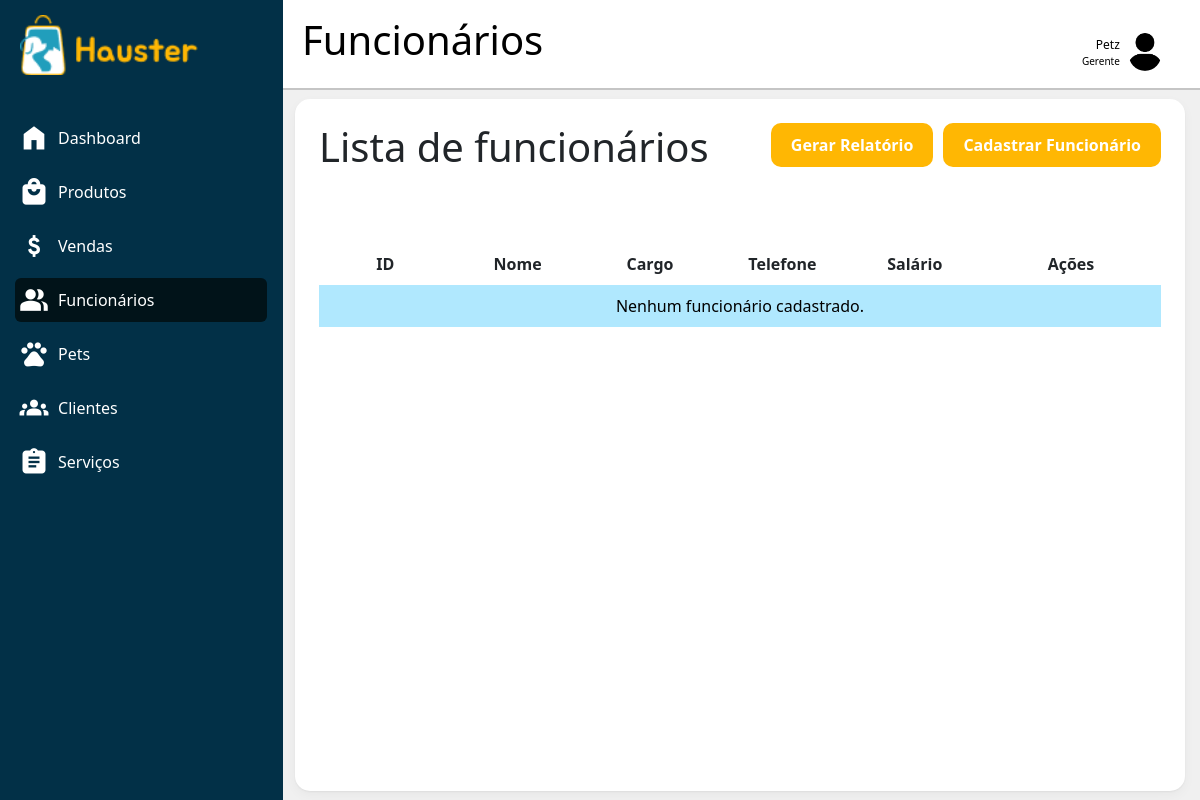
The page /dashboard.php?pagina=funcionarios (signed in) on the database as committed earlier.
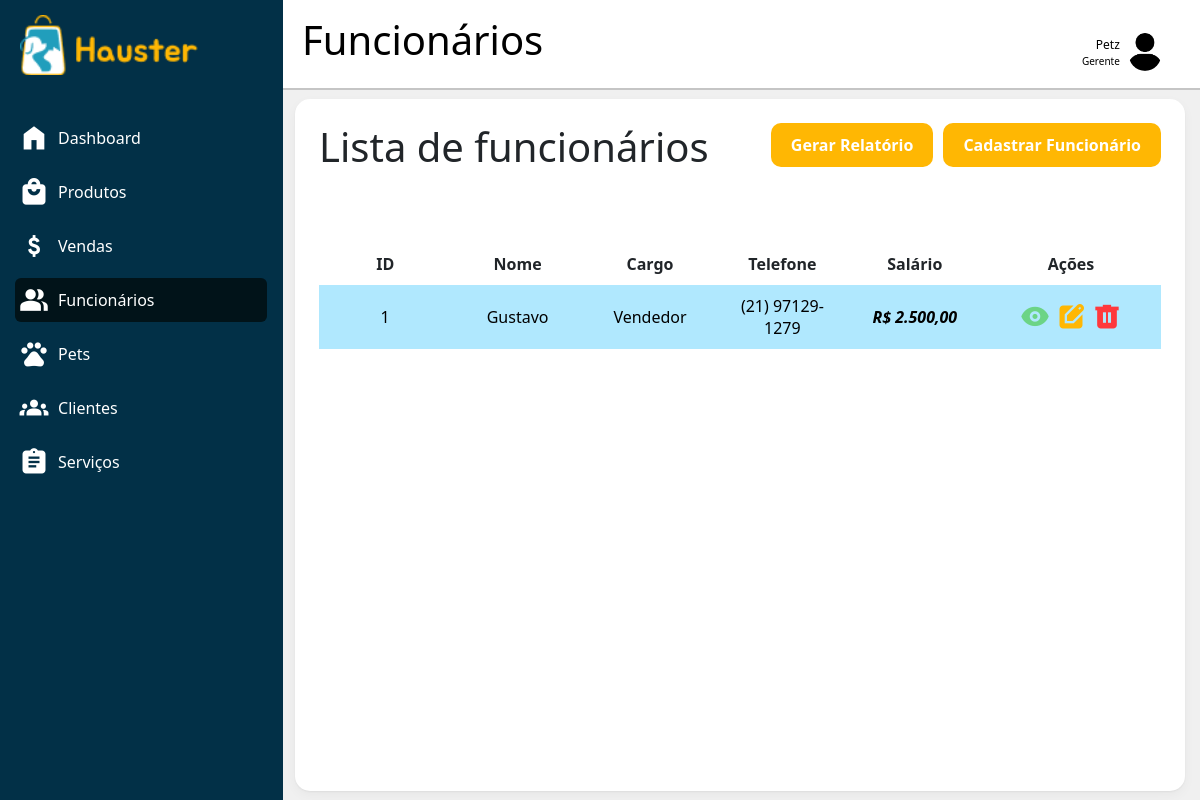
The same page on the database as committed later.
### tables this page shows
CREATE TABLE IF NOT EXISTS `funcionarios` (
  `idfuncionarios` int(11) NOT NULL AUTO_INCREMENT,
  `nome` varchar(45) NOT NULL,
  `dt_nasc` date NOT NULL,
  `salario` decimal(10,2) NOT NULL,
  `cpf` varchar(11) NOT NULL,
  `email` varchar(45) NOT NULL,
  `telefone` varchar(14) NOT NULL,
  `senha` varchar(255) NOT NULL,
  `cargos_idcargos` int(11) NOT NULL,
  `estabelecimento_idestabelecimento` int(11) NOT NULL,
  PRIMARY KEY (`idfuncionarios`),
  UNIQUE KEY `uk_funcionarios_id_cargo` (`idfuncionarios`,`cargos_idcargos`),
  KEY `fk_funcionarios_cargos_id` (`cargos_idcargos`),
  KEY `fk_funcionarios_estabelecimento_id` (`estabelecimento_idestabelecimento`),
  CONSTRAINT `fk_funcionarios_cargos` FOREIGN KEY (`cargos_idcargos`) REFERENCES `cargos` (`idcargos`) ON DELETE NO ACTION ON UPDATE NO ACTION,
  CONSTRAINT `fk_funcionarios_estabelecimento` FOREIGN KEY (`estabelecimento_idestabelecimento`) REFERENCES `estabelecimento` (`idestabelecimento`) ON DELETE CASCADE ON UPDATE NO ACTION
);

CREATE TABLE IF NOT EXISTS `cargos` (
  `idcargos` int(11) NOT NULL AUTO_INCREMENT,
  `nome` varchar(45) NOT NULL,
  PRIMARY KEY (`idcargos`)
);

### includes/permissoes.php (called while the page is built, shortened)
<?php
function e_dono(): bool
{
    return empty($_SESSION['funcionario_id']);
}
function funcionario_logado(): ?array
{
    global $conexao;
    if (e_dono()) {
        return null;
    }
    $stmt = $conexao->prepare(
        "SELECT f.idfuncionarios, f.nome, f.cargos_idcargos, c.nome AS cargo
         FROM funcionarios f
         JOIN cargos c ON c.idcargos = f.cargos_idcargos
         WHERE f.idfuncionarios = :id AND f.estabelecimento_idestabelecimento = :estab"
    );
    $stmt->execute([
        ':id'    => (int) $_SESSION['funcionario_id'],
        ':estab' => (int) ($_SESSION['estabelecimento_id'] ?? 0),
    ]);
    $cache = $stmt->fetch() ?: ['idfuncionarios' => 0, 'nome' => '', 'cargos_idcargos' => 0, 'cargo' => ''];
    return $cache;
}
function permissoes_do_usuario(): array
{
    if (e_dono()) {
        return ['*'];
    }
    return PERMISSOES_POR_CARGO[(int) funcionario_logado()['cargos_idcargos']] ?? [];
}
function pode_acessar(string $secao): bool
{
    if ($secao === 'conta') {
        return e_dono();
    }
    $permitidas = permissoes_do_usuario();
    return in_array('*', $permitidas, true) || in_array($secao, $permitidas, true);
}
function secao_da_pagina(string $pagina): string
{
    return explode('_', $pagina)[0];
}

### includes/helpers_funcionarios.php (called while the page is built, shortened)
<?php
function formatar_telefone(string $tel): string
{
    if (strlen($tel) === 11) {
        return preg_replace('/(\d{2})(\d{5})(\d{4})/', '($1) $2-$3', $tel);
    }
    return $tel;
}
function formatar_dinheiro($valor): string
{
    return 'R$ ' . number_format((float) $valor, 2, ',', '.');
}

### dashboard/funcionarios/index.php (the view, shortened to what this page needs)
<?php
include_once "includes/helpers_funcionarios.php";
$estabelecimento_id = $_SESSION['estabelecimento_id'];
$stmt = $conexao->prepare(
    "SELECT f.*, c.nome AS nome_cargo
     FROM funcionarios f
     JOIN cargos c ON c.idcargos = f.cargos_idcargos
     WHERE f.estabelecimento_idestabelecimento = :estabelecimento_id
     ORDER BY f.idfuncionarios"
);
$stmt->execute([':estabelecimento_id' => $estabelecimento_id]);
$funcionarios = $stmt->fetchAll();
?>
<main class="tabela content fundo">
    <div class="cabecalho-tabela">
        <h1 class="titulo">Lista de funcionários</h1>
        <div style="display:flex; gap:10px;">
            <a href="dashboard/funcionarios/exportar_funcionarios.php" class="btn-cadastrar">Gerar Relatório</a>
            <a href="dashboard.php?pagina=funcionarios_cadastrar" class="btn-cadastrar">Cadastrar Funcionário</a>
        </div>
    </div>
    <table class="table-sb">
        <tr class="linha">
            <th class="celulas">ID</th>
            <th class="celulas">Nome</th>
            <th class="celulas">Cargo</th>
            <th class="celulas">Telefone</th>
            <th class="celulas">Salário</th>
            <th class="celulas">Ações</th>
        </tr>
        <?php if (count($funcionarios) > 0): ?>
            <?php foreach ($funcionarios as $func): ?>
                <tr class="linha">
                    <td class="celulas"><?= htmlspecialchars($func['idfuncionarios']) ?></td>
                    <td class="celulas"><?= htmlspecialchars($func['nome']) ?></td>
                    <td class="celulas"><?= htmlspecialchars($func['nome_cargo']) ?></td>
                    <td class="celulas"><?= htmlspecialchars(formatar_telefone($func['telefone'])) ?></td>
                    <td class="celulas destaque"><?= formatar_dinheiro($func['salario']) ?></td>
                    <td class="celulas">
                        <div class="acoes">
                            <a href="dashboard.php?pagina=funcionarios_detalhar&id_func=<?= $func['idfuncionarios'] ?>" title="Detalhar">
                                <span class="material-symbols-outlined icon detalhar">visibility</span>
                            </a>
                            <a href="dashboard.php?pagina=funcionarios_editar&id_func=<?= $func['idfuncionarios'] ?>" title="Editar">
                                <span class="material-symbols-outlined icon editar">edit_square</span>
                            </a>
                            <a href="dashboard.php?pagina=funcionarios_excluir&id_func=<?= $func['idfuncionarios'] ?>" title="Excluir"
                               onclick="return confirm('Tem certeza que deseja excluir este funcionário? As vendas dele continuam registradas.');">
                                <span class="material-symbols-outlined icon excluir">delete</span>
                            </a>
                        </div>
                    </td>
                </tr>
            <?php endforeach; ?>
        <?php else: ?>
            <tr class="linha">
                <td class="celulas" colspan="6">Nenhum funcionário cadastrado.</td>
            </tr>
        <?php endif; ?>
    </table>
</main>

### dashboard.php (shortened to what this page needs)
<?php
include "includes/conexao.php";
$pagina = $_GET["pagina"] ?? "home";
include_once "includes/permissoes.php";
$css_por_pagina = [
    'home'               => ['dashboard/css/principal.css'],
    'produtos'           => ['dashboard/estoque/css/estoque.css'],
    'produtos_cadastrar' => ['dashboard/estoque/css/cadastrar.css'],
    'editar-perfil'      => ['dashboard/css/editar-perfil.css'],
    'produtos_editar'    => ['dashboard/estoque/css/cadastrar.css'],
    'pedidos'             => ['dashboard/vendas/css/pedidos.css'],
    'pedidos_cadastrar'   => ['dashboard/vendas/css/cadastrar.css'],
    'pedidos_editar'    => ['dashboard/vendas/css/cadastrar.css'],
    'funcionarios'            => ['dashboard/estoque/css/estoque.css', 'dashboard/funcionarios/css/funcionarios.css'],
    'funcionarios_detalhar'   => ['dashboard/estoque/css/estoque.css', 'dashboard/funcionarios/css/funcionarios.css'],
    'funcionarios_cadastrar'  => ['dashboard/estoque/css/cadastrar.css', 'dashboard/funcionarios/css/funcionarios.css'],
    'funcionarios_editar'     => ['dashboard/estoque/css/cadastrar.css', 'dashboard/funcionarios/css/funcionarios.css'],
];
$css_da_pagina = $css_por_pagina[$pagina] ?? [];
?>
<!DOCTYPE html>
<html lang="pt-br">
<head>
    <link rel="stylesheet" href="css/side-bar.css">
    <?php foreach ($css_da_pagina as $css): ?>
        <link rel="stylesheet" href="<?= htmlspecialchars($css) ?>">
    <?php endforeach; ?>
    <link rel="stylesheet" href="css/responsivo-dashboard.css">
</head>
<body class="dashboard">
<?php include "includes/side-bar.php"; ?>
<?php include "includes/topo.php"; ?>
<?php
switch ($pagina) {
    case "funcionarios":
        include "dashboard/funcionarios/index.php";
        break;
}
?>
</body>
</html>

### includes/side-bar.php (shortened to what this page needs)
<?php
include_once "includes/permissoes.php";
$grupo_ativo = secao_da_pagina($pagina);
$menu = [
    'home'         => ['home', 'Dashboard'],
    'produtos'     => ['local_mall', 'Produtos'],
    'pedidos'      => ['attach_money', 'Vendas'],
    'funcionarios' => ['group', 'Funcionários'],
    'pets'         => ['pets', 'Pets'],
    'clientes'     => ['groups', 'Clientes'],
    'servicos'     => ['assignment', 'Serviços'],
];
?>
<aside class="sidebar">
    <div class="container logo">
        <a href="dashboard.php?pagina=<?= pode_acessar('home') ? 'home' : '' ?>">
            <img src="assets/Logo-hauster.png" alt="Logo Hauster">
        </a>
    </div>
    <div class="container">
        <?php foreach ($menu as $secao => [$icone, $texto]): ?>
            <?php if (pode_acessar($secao)): ?>
                <a href="dashboard.php?pagina=<?= $secao ?>" class="<?= $grupo_ativo === $secao ? 'active' : '' ?>">
                    <span class="material-symbols-outlined"><?= $icone ?></span> <?= $texto ?>
                </a>
            <?php else: ?>
                <a class="desativado" aria-disabled="true" tabindex="-1">
                    <span class="material-symbols-outlined"><?= $icone ?></span> <?= $texto ?>
                </a>
            <?php endif; ?>
        <?php endforeach; ?>
    </div>
</aside>

### includes/topo.php (shortened to what this page needs)
<?php
$titulos = [
    'home'               => 'Dashboard',
    'produtos'           => 'Produtos',
    'produtos_cadastrar' => 'Cadastrar produto',
    'produtos_editar'    => 'Editar produto',
    'pets'               => 'Pets',
    'clientes'           => 'Clientes',
    'funcionarios'       => 'Funcionários',
    'funcionarios_cadastrar' => 'Cadastrar funcionário',
    'funcionarios_editar'    => 'Editar funcionário',
    'funcionarios_detalhar'  => 'Detalhes do funcionário',
    'servicos'           => 'Serviços',
    'vendas'             => 'Vendas',
    'pedidos'            => 'Vendas',
    'pedidos_cadastrar'  => 'Cadastrar venda',
    'pedidos_editar'     => 'Editar venda',
];
$titulo_pagina = $titulos[$pagina] ?? 'Dashboard';
include_once "includes/permissoes.php";
$usuario_func = funcionario_logado();
$nome_exibido = $usuario_func['nome'] ?? ($_SESSION['nome_fantasia'] ?? 'Estabelecimento');
$cargo_exibido = $usuario_func['cargo'] ?? 'Gerente';
?>
<link href="https://cdn.jsdelivr.net/npm/bootstrap@5.3.3/dist/css/bootstrap.min.css" rel="stylesheet">
<header class="topbar">
    <h1><?= htmlspecialchars($titulo_pagina) ?></h1>
    <div class="mt-3 perfil-menu">
        <button class="d-flex justify-content-between align-items-center p-3 select" type="button"
                data-bs-toggle="collapse" data-bs-target="#perfil" aria-expanded="false" aria-controls="perfil"
                style="background-color:white;">
            <div class="user d-flex align-items-center gap-2">
                <img src="<?= !empty($_SESSION['foto']) ? 'assets/' . htmlspecialchars($_SESSION['foto']) : 'https://i.imgur.com/vzaeaUi.png' ?>" alt="Avatar image">
                <div>
                    <p class="name mb-0"><?= htmlspecialchars($nome_exibido) ?></p>
                    <p class="plan mb-0"><?= htmlspecialchars($cargo_exibido) ?></p>
                </div>
            </div>
        </button>
    </div>
</header>

### css/side-bar.css (style rules this page uses)
:root { --branco: #ffff; --preto: #000000; --primaria-100: #B0E8FE; --primaria-200: #2CC7EC; --primaria-base: #219EBC; --primaria-400: #16778E; --primaria-500: #0C5262; --primaria-600: #042F3A; --primaria-700: #011319; --secundaria-100: #FFE9D2; --secundaria-base: #FFB703; --secundaria-300: #CE9300; --secundaria-400: #9E7000; --secundaria-500: #714F00; --secundaria-600: #473000; --secundaria-700: #211500; --cinza-100: #F0F0F0; --cinza-200: #B3B8BB; --cinza-base: #8E9294; --cinza-400: #6A6D6F; --cinza-500: #494B4C; --cinza-600: #2A2B2C; --cinza-700: #101111; --fundo: #023047; --font: "Inter"; }
* { margin: 0; padding: 0; border: none; box-sizing: border-box; }
html, body { height: 100%; font-family: "Inter", Helvetica, sans-serif; }
.material-symbols-outlined { font-variation-settings: 'FILL' 1, 'wght' 400, 'GRAD' 0, 'opsz' 24; color: var(--branco); }
.dashboard { display: grid; grid-template-areas: "sidebar topbar" "sidebar content"; grid-template-columns: 280px 1fr; grid-template-rows: 90px 1fr; height: 100vh; background-color: var(--cinza-100); }
.sidebar { grid-area: sidebar; position: fixed; height: 100vh; background: var(--fundo); color: var(--branco); display: flex; flex-direction: column; gap: 1rem; }
.sidebar .container { display: flex; flex-direction: column; justify-content: left; gap: 10px; padding: 10px 15px; }
.sidebar .container.logo { background-color: var(--fundo); height: 90px; display: flex; align-items: left; justify-content: center; padding: 15px; }
.logo { border-right: 1px solid var(--fundo); }
.sidebar .container.logo img { width: min-content; height: 60px; }
.topbar { grid-area: topbar; background-color: var(--branco); color: var(--preto); border-bottom: 2px solid #0000003a; display: flex; align-items: center; justify-content: space-between; padding: 15px 22px; }
.perfil-menu { position: relative; margin-left: auto; }
.perfil-menu .select { border: none; border-radius: 8px; }
.content { grid-area: content; padding: 1.5rem; }

### dashboard/estoque/css/estoque.css (style rules this page uses)
:root { --branco: #ffff; --preto: #000000; --primaria-100: #B0E8FE; --primaria-200: #2CC7EC; --primaria-base: #219EBC; --primaria-400: #16778E; --primaria-500: #0C5262; --primaria-600: #042F3A; --primaria-700: #011319; --secundaria-100: #FFE9D2; --secundaria-base: #FFB703; --secundaria-300: #CE9300; --secundaria-400: #9E7000; --secundaria-500: #714F00; --secundaria-600: #473000; --secundaria-700: #211500; --secundaria-hover: #e4a404; --cinza-100: #F0F0F0; --cinza-200: #B3B8BB; --cinza-base: #8E9294; --cinza-400: #6A6D6F; --cinza-500: #494B4C; --cinza-600: #2A2B2C; --cinza-700: #101111; --estoque-alto: #6CD486; --estoque-medio: #FFCE52; --estoque-baixo: #FF6366; --excluir: #FF383C; --excluir-hover: #d32c2f; --font: "Inter"; }
.material-symbols-outlined { font-variation-settings: 'FILL' 1, 'wght' 800, 'GRAD' 0, 'opsz' 24; font-size: 28px; color: var(--branco); }
.fundo { background-color: var(--branco); box-shadow: 0 1px 2px rgba(0, 0, 0, 0.05), 0 4px 12px rgba(0, 0, 0, 0.04); border-radius: 15px; }
.tabela { display: flex; flex-direction: column; margin: 1% 15px 1% 15px; }
th, td { padding: 10px; text-align: center; vertical-align: middle; }
.cabecalho-tabela { display: flex; flex-direction: row; justify-content: space-between; align-items: flex-start; height: 15vh; }
.btn-cadastrar { text-decoration: none; color: var(--branco); padding: 10px 20px; background-color: var(--secundaria-base); border-radius: 10px; font-weight: bold; }
.table-sb { width: 100%; border-collapse: collapse; table-layout: fixed; }
tr:nth-child(even) { background-color: var(--primaria-100); color: var(--preto); }
.celulas { display: table-cell; text-align: center; vertical-align: middle; max-width: max-content; }
.acoes { display: flex; justify-content: center; align-items: center; gap: 8px; width: 100%; }
th:last-child, td:last-child { width: 180px; }
.editar { color: var(--secundaria-base); cursor: pointer; }
.excluir { color: var(--excluir); cursor: pointer; }
.destaque { font-weight: bold; font-style: italic; }

### dashboard/funcionarios/css/funcionarios.css (style rules this page uses)
.detalhar { color: var(--estoque-alto); cursor: pointer; }

Rows that differ between the two databases and show on the page:
added funcionarios: idfuncionarios "1", nome "Gustavo", cargos_idcargos.nome "Vendedor", telefone "(21) 97129-1279", salario "R$ 2.500,00"
Other text that changed with them:
text no longer shown: "Nenhum funcionário cadastrado."
